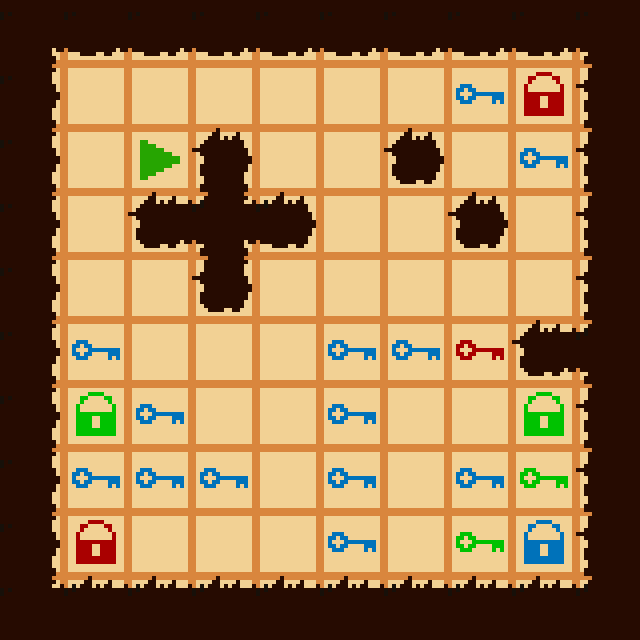

A 2D game scene composited from a Tiled map and its tileset images. What follows is a short description and the map's XML, with each tile layer's data collapsed to a summary:
An orthogonal 10x10 tile map with 64x64 px tiles, 1 tile layer (Level).

<map version="1.0" orientation="orthogonal" width="10" height="10" tilewidth="64" tileheight="64">
 <properties>
  <property name="tile_empty" value="1" />
  <property name="tile_neutral_lock" value="37" />
 </properties>
 <tileset firstgid="1" name="tileset" tilewidth="64" tileheight="64">
  <properties>
   <property name="start" value="0" />
   <property name="walkable" value="0" />
  </properties>
  <image source="../htdocs/levels/tileset.png" width="2560" height="64" />
  <tile id="0">
   <properties>
    <property name="walkable" value="1" />
   </properties>
  </tile>
  <tile id="32">
   <properties>
    <property name="start" value="1" />
    <property name="walkable" value="1" />
   </properties>
  </tile>
  <tile id="33">
   <properties>
    <property name="key" value="blue" />
    <property name="walkable" value="1" />
   </properties>
  </tile>
  <tile id="34">
   <properties>
    <property name="key" value="green" />
    <property name="walkable" value="1" />
   </properties>
  </tile>
  <tile id="35">
   <properties>
    <property name="key" value="red" />
    <property name="walkable" value="1" />
   </properties>
  </tile>
  <tile id="37">
   <properties>
    <property name="lock" value="blue" />
   </properties>
  </tile>
  <tile id="38">
   <properties>
    <property name="lock" value="red" />
   </properties>
  </tile>
  <tile id="39">
   <properties>
    <property name="lock" value="green" />
   </properties>
  </tile>
 </tileset>
 <layer name="Level" width="10" height="10">
  <data>[100 cells, 100 non-empty, 23 distinct tile ids]</data>
 </layer>
</map>
